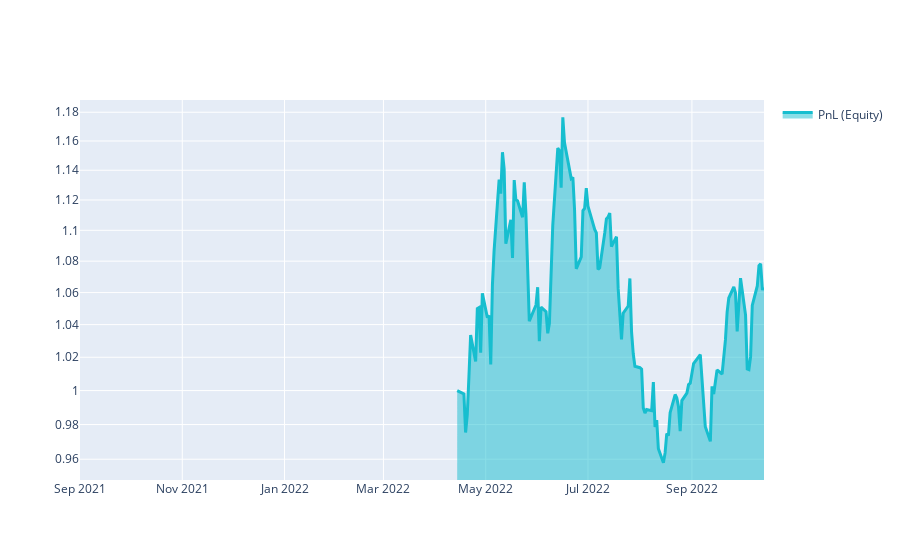

Here is the notebook cell this chart was saved with:
### Markdown cell above
# Q18 Quick Start

This template shows you the basic steps for taking part to the **Q18 NASDAQ-100 Stock Long-Short contest**.

### Code cell
import xarray as xr

import qnt.ta as qnta
import qnt.data as qndata
import qnt.output as qnout
import qnt.stats as qns

data = qndata.stocks.load_ndx_data(min_date="2021-09-01")

close     = data.sel(field="close")
is_liquid = data.sel(field="is_liquid")
sma_slow  = qnta.sma(close, 240)
sma_fast  = qnta.sma(close, 6)
weights   = xr.where(sma_slow < sma_fast, 1, -1)
weights   = weights * is_liquid

weights = qnout.clean(weights, data, "stocks_nasdaq100")

# calc stats
stats = qns.calc_stat(data, weights.sel(time=slice("2022-04-14", None)))
display(stats.to_pandas().tail())

# graph
performance = stats.to_pandas()["equity"]
import qnt.graph as qngraph

qngraph.make_plot_filled(performance.index, performance, name="PnL (Equity)", type="log")

### Figure 1 — Plotly figure (JSON) as saved in the notebook; plotly's stock layout.template omitted (floating-point values rounded to 4 significant figures; data arrays with more than 128 entries replaced by an {"elided": "..."} marker saying what was removed)
{"data": [{"fill": "tonexty", "line": {"color": "#17BECF", "width": 3}, "name": "PnL (Equity)", "type": "scatter", "x": {"elided": "283 str values"}, "y": {"elided": "283 float values"}}], "layout": {"autosize": true, "showlegend": true, "xaxis": {"autorange": true, "range": ["2021-09-01", "2022-10-14"], "type": "date"}, "yaxis": {"range": [-0.0231, 0.07505], "type": "log"}}}
